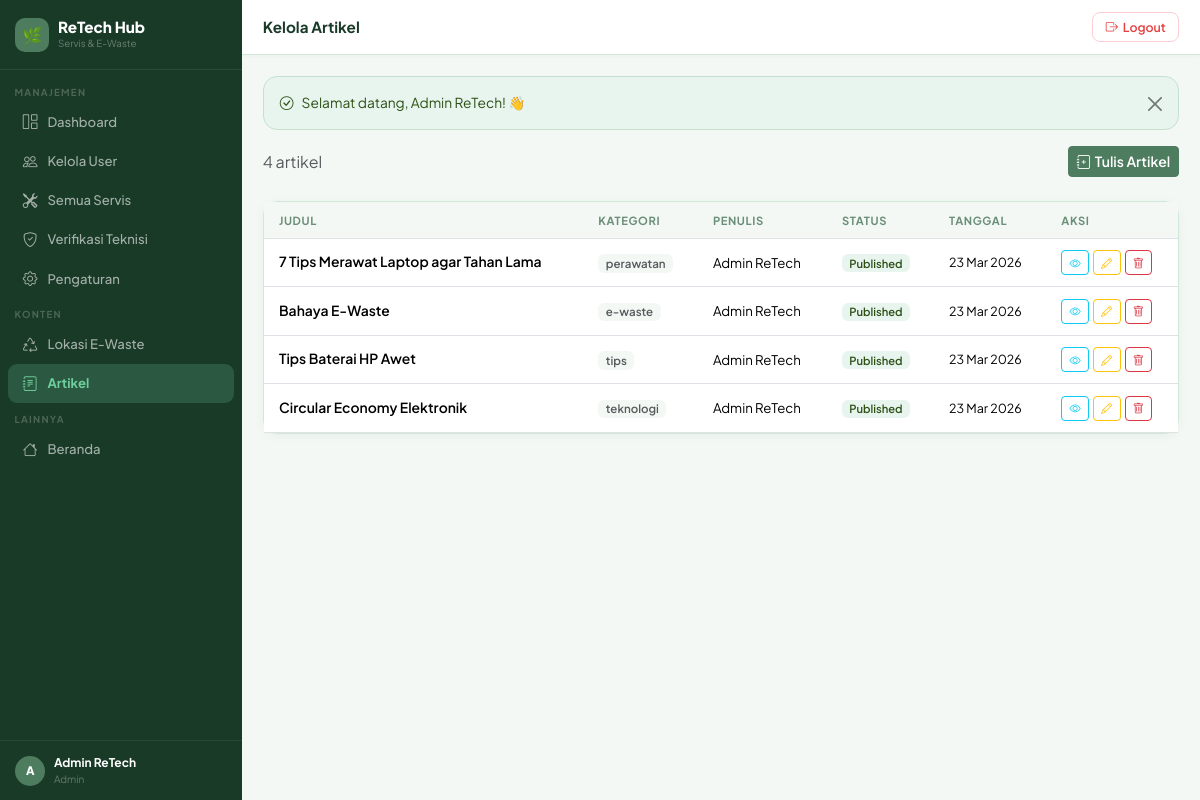
Page /admin/articles/index.php (signed in) on the committed database.
### tables this page shows
CREATE TABLE IF NOT EXISTS users (
    id INT AUTO_INCREMENT PRIMARY KEY,
    name VARCHAR(255) NOT NULL,
    email VARCHAR(255) UNIQUE NOT NULL,
    password VARCHAR(255) NOT NULL,
    role ENUM('user','technician','admin') DEFAULT 'user',
    phone VARCHAR(20) NULL,
    address TEXT NULL,
    latitude DECIMAL(10,7) NULL,    
    longitude DECIMAL(10,7) NULL,
    created_at TIMESTAMP DEFAULT CURRENT_TIMESTAMP,
    updated_at TIMESTAMP DEFAULT CURRENT_TIMESTAMP ON UPDATE CURRENT_TIMESTAMP
);

CREATE TABLE IF NOT EXISTS articles (
    id INT AUTO_INCREMENT PRIMARY KEY,
    title VARCHAR(255) NOT NULL,
    slug VARCHAR(255) UNIQUE NOT NULL,
    content TEXT NOT NULL,
    category VARCHAR(100) NULL,
    author_id INT NOT NULL,
    is_published TINYINT(1) DEFAULT 1,
    created_at TIMESTAMP DEFAULT CURRENT_TIMESTAMP,
    updated_at TIMESTAMP DEFAULT CURRENT_TIMESTAMP ON UPDATE CURRENT_TIMESTAMP,
    FOREIGN KEY (author_id) REFERENCES users(id) ON DELETE CASCADE
);

### config/database.php (called while the page is built, shortened)
<?php
function getDB(): PDO {
    static $pdo = null;
    if ($pdo !== null) return $pdo;
    try {
        $dsn = sprintf(
            'mysql:host=%s;dbname=%s;charset=%s',
            DB_HOST, DB_NAME, DB_CHARSET
        );
        $pdo = new PDO($dsn, DB_USER, DB_PASS, [
            PDO::ATTR_ERRMODE            => PDO::ERRMODE_EXCEPTION,
            PDO::ATTR_DEFAULT_FETCH_MODE => PDO::FETCH_ASSOC,
            PDO::ATTR_EMULATE_PREPARES   => false,
        ]);
    } catch (PDOException $e) {
        $msg = $e->getMessage();
        die('
        <div style="font-family:monospace;max-width:640px;margin:40px auto;padding:24px;
                    background:#FFF1F2;border:2px solid #FECDD3;border-radius:12px;">
            <h3 style="color:#9F1239;margin:0 0 12px">❌ Koneksi Database Gagal</h3>
            <p style="color:#6B7280;margin:0 0 8px;">Error: <strong style="color:#1F2937">'
            . htmlspecialchars($msg) . '</strong></p>
            <hr style="border-color:#FECDD3;margin:12px 0;">
            <p style="color:#6B7280;margin:0;font-size:.85rem;"><strong>Cek:</strong><br>
            1. Laragon sudah dijalankan (MySQL harus hijau)<br>
            2. Database <code>retech_hub</code> sudah dibuat di phpMyAdmin<br>
            3. Konfigurasi di <code>config/database.php</code> sudah benar<br>
            4. Sudah import file <code>sql/retech_hub.sql</code></p>
        </div>');
    }
    return $pdo;
}

### admin/articles/index.php (the view, shortened to what this page needs)
<?php
require_once __DIR__ . '/../../includes/functions.php';
require_once __DIR__ . '/../../includes/layout.php';
$articles = getDB()->query("SELECT a.*,u.name AS author_name FROM articles a JOIN users u ON a.author_id=u.id ORDER BY a.created_at DESC")->fetchAll();
pageHeader('Kelola Artikel','Kelola Artikel');
?>
<div class="d-flex justify-content-between align-items-center mb-4">
    <p class="text-muted mb-0"><?= count($articles) ?> artikel</p>
    <a href="create.php" class="btn btn-primary btn-sm"><i class="bi bi-journal-plus me-1"></i>Tulis Artikel</a>
</div>
<div class="card">
    <div class="table-responsive">
        <table class="table mb-0">
            <thead><tr><th>Judul</th><th>Kategori</th><th>Penulis</th><th>Status</th><th>Tanggal</th><th>Aksi</th></tr></thead>
            <tbody>
            <?php if(empty($articles)): ?>
                <tr><td colspan="6" class="text-center py-4 text-muted">Belum ada artikel.</td></tr>
            <?php else: foreach($articles as $a): ?>
                <tr>
                    <td style="font-weight:600;font-size:.87rem;"><?= e(limitStr($a['title'],50)) ?></td>
                    <td><span class="badge bg-light text-muted" style="font-size:.72rem;"><?= e($a['category'] ?? 'Umum') ?></span></td>
                    <td style="font-size:.83rem;"><?= e($a['author_name']) ?></td>
                    <td><?= $a['is_published'] ? '<span class="badge bg-success" style="font-size:.7rem;">Published</span>' : '<span class="badge bg-secondary" style="font-size:.7rem;">Draft</span>' ?></td>
                    <td style="font-size:.78rem;"><?= date('d M Y', strtotime($a['created_at'])) ?></td>
                    <td>
                        <div class="d-flex gap-1">
                            <a href="<?= BASE_URL ?>/articles/show.php?id=<?= $a['id'] ?>" target="_blank" class="btn btn-sm btn-outline-info" style="font-size:.7rem;padding:.2rem .45rem;"><i class="bi bi-eye"></i></a>
                            <a href="edit.php?id=<?= $a['id'] ?>" class="btn btn-sm btn-outline-warning" style="font-size:.7rem;padding:.2rem .45rem;"><i class="bi bi-pencil"></i></a>
                            <form method="POST" action="delete.php" onsubmit="return confirm('Hapus artikel ini?')">
                                <button class="btn btn-sm btn-outline-danger" style="font-size:.7rem;padding:.2rem .45rem;"><i class="bi bi-trash"></i></button>
                            </form>
                        </div>
                    </td>
                </tr>
            <?php endforeach; endif; ?>
            </tbody>
        </table>
    </div>
</div>
<?php pageFooter(); ?>

### includes/layout.php (shortened to what this page needs)
<?php
function pageHeader(string $title = 'Dashboard', string $pageTitle = ''): void {
    $user   = currentUser();
    $role   = $_SESSION['user_role'] ?? '';
    $active = $_SERVER['PHP_SELF'];
    $base   = BASE_URL;
?>
<!DOCTYPE html>
<html lang="id">
<head>
    <link href="https://cdn.jsdelivr.net/npm/bootstrap@5.3.2/dist/css/bootstrap.min.css" rel="stylesheet">
    <link href="https://cdn.jsdelivr.net/npm/bootstrap-icons@1.11.3/font/bootstrap-icons.min.css" rel="stylesheet">
</head>
<body>
<aside class="sidebar" id="sidebar">
    <div class="sb-brand">
        <div class="lbox">🌿</div>
        <div>
            <div class="bname">ReTech Hub</div>
            <div class="bsub">Servis &amp; E-Waste</div>
        </div>
    </div>
    <nav class="sb-nav">
        <?php if ($role === 'admin'): ?>
            <div class="sb-sec">Manajemen</div>
            <a href="<?= $base ?>/admin/dashboard.php" <?= str_contains($active,'admin/dashboard') ? 'class="active"' : '' ?>><i class="bi bi-grid-1x2"></i> Dashboard</a>
            <a href="<?= $base ?>/admin/users/index.php" <?= str_contains($active,'admin/users') ? 'class="active"' : '' ?>><i class="bi bi-people"></i> Kelola User</a>
            <a href="<?= $base ?>/admin/services.php" <?= str_contains($active,'admin/services') ? 'class="active"' : '' ?>><i class="bi bi-tools"></i> Semua Servis</a>
            <a href="<?= $base ?>/admin/technician_verify.php" <?= str_contains($active,'technician_verify') ? 'class="active"' : '' ?>><i class="bi bi-shield-check"></i> Verifikasi Teknisi</a>
            <a href="<?= $base ?>/admin/settings.php" <?= str_contains($active,'admin/settings') ? 'class="active"' : '' ?>><i class="bi bi-gear"></i> Pengaturan</a>
            <div class="sb-sec">Konten</div>
            <a href="<?= $base ?>/admin/ewaste/index.php" <?= str_contains($active,'admin/ewaste') ? 'class="active"' : '' ?>><i class="bi bi-recycle"></i> Lokasi E-Waste</a>
            <a href="<?= $base ?>/admin/articles/index.php" <?= str_contains($active,'admin/articles') ? 'class="active"' : '' ?>><i class="bi bi-journal-text"></i> Artikel</a>
        <?php endif; ?>
        <div class="sb-sec">Lainnya</div>
        <a href="<?= $base ?>/index.php"><i class="bi bi-house"></i> Beranda</a>
    </nav>
    <?php if ($user): ?>
    <div class="sb-user">
        <div class="av"><?= strtoupper(substr($user['name'] ?? 'U', 0, 1)) ?></div>
        <div>
            <div class="un"><?= htmlspecialchars($user['name'] ?? '') ?></div>
            <div class="ur"><?= ucfirst($role) ?></div>
        </div>
    </div>
    <?php endif; ?>
</aside>
<div class="main">
    <div class="topbar">
        <div class="d-flex align-items-center gap-2">
            <span class="ptitle"><?= htmlspecialchars($pageTitle ?: $title) ?></span>
        </div>
        <form method="POST" action="<?= $base ?>/logout.php" class="m-0">
            <button type="submit" class="btn-lo">
                <i class="bi bi-box-arrow-right"></i> Logout
            </button>
        </form>
    </div>
    <div class="page-body">
<?php
}
function pageFooter(): void {
    echo '</div></div>';
    echo '</body></html>';
}

### includes/layout.php (style rules this page uses)
:root { --sage: #4D7C5F; --sage-dk: #2D5016; --sage-lt: #E8F5EE; --sage-md: #C5E0CF; --mint: #6FCF9E; --forest: #1A3A28; --cream: #FAFDF8; --sand: #F4F8F5; --border: #D0E8D8; --txt: #1A3A28; --muted: #6B8F78; --white: #FFFFFF; --shadow: 0 2px 10px rgba(77,124,95,.08); --r: 14px; }
* { font-family: 'Plus Jakarta Sans', sans-serif; box-sizing: border-box; }
body { background: var(--sand); color: var(--txt); margin: 0; }
.sidebar { width: 242px; min-height: 100vh; background: var(--forest); position: fixed; top: 0; left: 0; z-index: 1000; display: flex; flex-direction: column; transition: transform .3s; }
.sb-brand { padding: 1.1rem .95rem; border-bottom: 1px solid rgba(255,255,255,.08); display: flex; align-items: center; gap: .55rem; }
.sb-brand .lbox { width: 34px; height: 34px; background: var(--sage); border-radius: 10px; display: flex; align-items: center; justify-content: center; font-size: 1rem; flex-shrink: 0; }
.sb-brand .bname { color: #fff; font-size: .95rem; font-weight: 800; line-height: 1.1; }
.sb-brand .bsub { color: rgba(255,255,255,.35); font-size: .61rem; }
.sb-nav { padding: .35rem 0; flex: 1; overflow-y: auto; }
.sb-sec { padding: .55rem .9rem .18rem; font-size: .6rem; font-weight: 700; text-transform: uppercase; letter-spacing: 1.3px; color: rgba(255,255,255,.22); }
.sb-nav a { display: flex; align-items: center; gap: .55rem; padding: .52rem .85rem; margin: .03rem .5rem; color: rgba(255,255,255,.6); text-decoration: none; font-size: .82rem; font-weight: 500; border-radius: 9px; transition: .15s; }
.sb-nav a i { font-size: .92rem; width: 17px; text-align: center; flex-shrink: 0; }
.sb-nav a.active { background: rgba(111,207,158,.2); color: var(--mint); font-weight: 700; }
.sb-nav a.active i { color: var(--mint); }
.sb-user { padding: .8rem .95rem; border-top: 1px solid rgba(255,255,255,.07); display: flex; align-items: center; gap: .55rem; }
.av { width: 30px; height: 30px; background: var(--sage); border-radius: 50%; display: flex; align-items: center; justify-content: center; color: #fff; font-weight: 800; font-size: .73rem; flex-shrink: 0; }
.un { color: #fff; font-size: .75rem; font-weight: 700; }
.ur { color: rgba(255,255,255,.32); font-size: .63rem; }
.main { margin-left: 242px; min-height: 100vh; }
.topbar { background: var(--white); padding: .78rem 1.3rem; border-bottom: 1px solid var(--border); display: flex; align-items: center; justify-content: space-between; position: sticky; top: 0; z-index: 100; box-shadow: 0 1px 4px rgba(77,124,95,.06); }
.ptitle { font-weight: 700; font-size: .95rem; color: var(--txt); margin: 0; }
.btn-lo { background: transparent; border: 1.5px solid #FECDD3; color: #E53E3E; border-radius: 8px; padding: .27rem .78rem; font-size: .77rem; font-weight: 600; cursor: pointer; transition: .15s; display: flex; align-items: center; gap: .3rem; }
.page-body { padding: 1.3rem; }
.card { border: 1px solid var(--border); border-radius: var(--r); box-shadow: var(--shadow); background: var(--white); }
.btn-primary, .btn-primary:focus { background: var(--sage); border-color: var(--sage); color: #fff; font-weight: 600; }
.table { font-size: .83rem; }
.table th { font-size: .7rem; text-transform: uppercase; letter-spacing: .6px; color: var(--muted); font-weight: 700; background: var(--sand); padding: .58rem .95rem; }
.table td { padding: .7rem .95rem; vertical-align: middle; }
.badge { font-weight: 600; border-radius: 6px; padding: .3em .65em; }
.bg-success { background: var(--sage-lt) !important; color: var(--sage-dk) !important; }
.bg-light { background: var(--sand) !important; }

### rows in the picture
users: name "A", name "Admin ReTech"
articles: title "7 Tips Merawat Laptop agar Tahan Lama", category "perawatan", author.name "Admin ReTech", is_published "Published", created_at "23 Mar 2026"
articles: title "Bahaya E-Waste", category "e-waste", author.name "Admin ReTech", is_published "Published", created_at "23 Mar 2026"
articles: title "Tips Baterai HP Awet", category "tips", author.name "Admin ReTech", is_published "Published", created_at "23 Mar 2026"
articles: title "Circular Economy Elektronik", category "teknologi", author.name "Admin ReTech", is_published "Published", created_at "23 Mar 2026"

### other values in the picture
$role "Admin"
$pageTitle ?: $title "Kelola Artikel"
$flash['msg'] "Selamat datang, Admin ReTech! 👋"
count($articles) "4"
